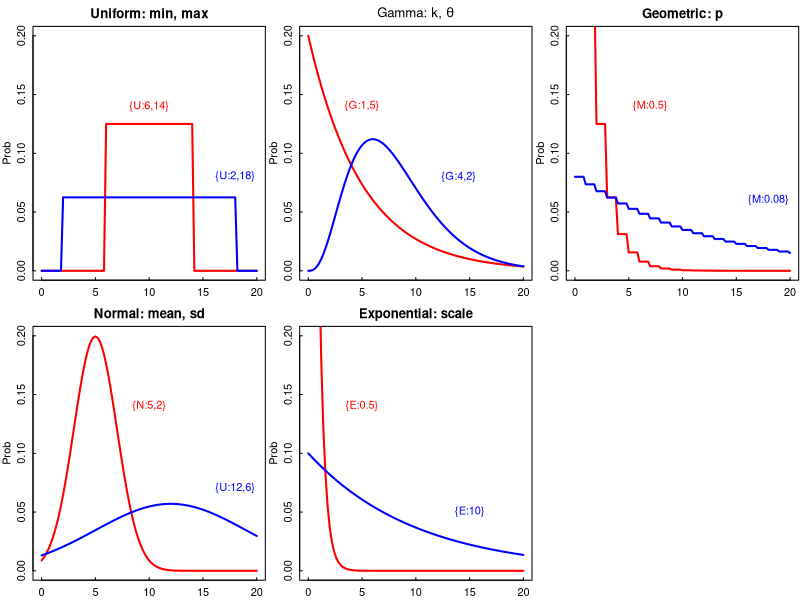

Recreate this plot in R.
layout(matrix(1:6,nrow=2))
par(mgp=c(1.5,.4,0),tcl=.2,mar=c(1.5,2.5,2,.1))

plot(c(0,20),c(0,.2),xlab="",ylab="Prob",main="Uniform: min, max",type="n")
lines(0:100/5,dunif(0:100/5,6,14),col="red",lwd=2)
text(10,.14,"{U:6,14}",col="red")
lines(0:100/5,dunif(0:100/5,2,18),col="blue",lwd=2)
text(18,.08,"{U:2,18}",col="blue")

plot(c(0,20),c(0,.2),xlab="",ylab="Prob",main="Normal: mean, sd",type="n")
lines(0:100/5,dnorm(0:100/5,5,2),col="red",lwd=2)
text(10,.14,"{N:5,2}",col="red")
lines(0:100/5,dnorm(0:100/5,12,7),col="blue",lwd=2)
text(18,.07,"{U:12,6}",col="blue")

plot(c(0,20),c(0,.2),xlab="",ylab="Prob",main=expression(paste("Gamma: k, ",theta)),type="n")
lines(0:100/5,dgamma(0:100/5,shape=1,scale=5),col="red",lwd=2)
text(5,.14,"{G:1,5}",col="red")
lines(0:100/5,dgamma(0:100/5,shape=4,scale=2),col="blue",lwd=2)
text(14,.08,"{G:4,2}",col="blue")

plot(c(0,20),c(0,.2),xlab="",ylab="Prob",main="Exponential: scale",type="n")
lines(0:100/5,dexp(0:100/5,1/.5),col="red",lwd=2)
text(5,.14,"{E:0.5}",col="red")
lines(0:100/5,dexp(0:100/5,1/10),col="blue",lwd=2)
text(15,.05,"{E:10}",col="blue")

plot(c(0,20),c(0,.2),xlab="",ylab="Prob",main="Geometric: p",type="n")
lines(0:100/5,(.5)^(floor(0:100/5))*.5,col="red",lwd=2)
text(7,.14,"{M:0.5}",col="red")
lines(0:100/5,(.92)^(floor(0:100/5))*.08,col="blue",lwd=2)
text(18,.06,"{M:0.08}",col="blue")

